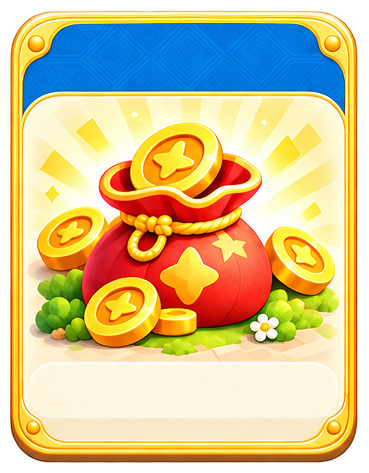
#> input picture design/screens/assets-event-faces-v1/raw/frame-reference.png, 369 x 473 px
$ python build-v3.py
#> lines starting #> are read from the running program, lines starting #| are printed output that depends on the picture; after the words box and inside, x2 and y2 are one past the last pixel; in counts of white or black regions, pixels touching at a corner belong together
### design/screens/assets-event-faces-v1/split.py
"""Split the generated 2 x 3 atlas and preserve the reference card shell.

Run: python split.py
Requires Pillow. All inputs and outputs stay within this asset directory.
The illustration crops and template mask are explicit for raw/atlas.png.
"""
from collections import deque
from pathlib import Path
import colorsys
import json
from PIL import Image, ImageDraw, ImageFilter

ROOT = Path(__file__).resolve().parent
SIZE = (369, 473)
NAMES = ["event_build", "event_downgrade", "event_station", "event_start",
         "lucky_face", "unlucky_face"]
# Illustration-only rectangles, excluding generated gold frame and text bands.
CROPS = [(135, 107, 471, 401), (555, 107, 891, 401),
         (135, 615, 471, 911), (555, 615, 891, 911),
         (135, 1122, 471, 1418), (555, 1122, 891, 1418)]
WINDOW = (24, 97, 345, 362)


def largest_component(mask):
    """Remove isolated alpha debris without using image colors as background."""
    w, h = mask.size
    p = mask.load()
    visited = bytearray(w * h)
    best = []
    for y in range(h):
        for x in range(w):
            i = y * w + x
            if visited[i] or not p[x, y]:
                continue
            visited[i] = 1
            queue = deque([(x, y)])
            component = []
            while queue:
                xx, yy = queue.popleft()
                component.append((xx, yy))
                for nx, ny in ((xx-1, yy), (xx+1, yy), (xx, yy-1), (xx, yy+1)):
                    if 0 <= nx < w and 0 <= ny < h:
                        ni = ny * w + nx
                        if not visited[ni] and p[nx, ny]:
                            visited[ni] = 1
                            queue.append((nx, ny))
            if len(component) > len(best):
                best = component
    result = Image.new("L", mask.size)
    rp = result.load()
    for xy in best:
        rp[xy] = 255
    return result


def shell_alpha(template):
    original = template.getchannel("A")
    solid = largest_component(original.point(lambda a: 255 if a >= 128 else 0))
    # One-pixel antialias fringe allowed only next to the connected card.
    allowed = solid.filter(ImageFilter.MaxFilter(3))
    ap, sp = original.load(), allowed.load()
    result = Image.new("L", SIZE)
    rp = result.load()
    for y in range(SIZE[1]):
        for x in range(SIZE[0]):
            if sp[x, y] and ap[x, y] >= 8:
                rp[x, y] = 255 if ap[x, y] >= 248 else ap[x, y]
    return result


def art_mask():
    # Reference window top is rounded; keep its fine gold outline intact.
    scale = 4
    mask = Image.new("L", (SIZE[0]*scale, SIZE[1]*scale))
    draw = ImageDraw.Draw(mask)
    draw.rounded_rectangle((24*scale, 97*scale, 345*scale, 442*scale),
                           radius=40*scale, fill=255)
    draw.rectangle((0, 362*scale, SIZE[0]*scale, SIZE[1]*scale), fill=0)
    result = mask.resize(SIZE, Image.Resampling.LANCZOS)
    # Clip resampling ringing to the illustration's declared bounds.
    rp = result.load()
    for y in range(SIZE[1]):
        for x in range(SIZE[0]):
            if x < 24 or x >= 345 or y < 97 or y >= 362:
                rp[x, y] = 0
    return result


# [71 lines left out: functions tint_header, main, not called in this run]


# [2 lines that do not run on import are left out]

### design/screens/assets-event-faces-v1/build-v3.py
"""Assemble fresh high-resolution v3 art into the unchanged v2 shell.

Generation uses built-in image_gen; Pillow only crops/downsamples/composites
the selected high-resolution results and verifies the preserved pixels.
Run: python build-v3.py
"""
from pathlib import Path
import json
import hashlib
from PIL import Image, ImageDraw, ImageFont, ImageChops
from split import NAMES, SIZE, WINDOW, art_mask, shell_alpha, tint_header

ROOT = Path(__file__).resolve().parent
SCREENS = ROOT.parent
RAW = ROOT / 'raw'


def digest(path):
    return hashlib.sha256(path.read_bytes()).hexdigest()


def subject_bounds(image, skip_reference_rim=False):
    # Saturated foreground objects differ from pale cream rays. Exclude
    # cream house walls and dark cloud here; colorful bounding accessories,
    # roof, grass and drops still span the complete group's visible extent.
    points = []
    for y in range(image.height):
        for x in range(image.width):
            if skip_reference_rim and (y < 40 or x < 4 or x >= image.width-4):
                continue
            r, g, b = image.getpixel((x, y))[:3]
            if (g > r * 1.10 and g > b * 1.16 and g-r > 18) or \
               (r > g * 1.35 and r > b * 1.35 and r-g > 35) or \
               (b > r * 1.2 and b-r > 25) or \
               (r > 190 and 80 < g < 195 and b < 100):
                points.append((x, y))
    return [min(x for x, _ in points), min(y for _, y in points),
            max(x for x, _ in points)+1, max(y for _, y in points)+1]


def main():
    reference = Image.open(RAW/'frame-reference.png').convert('RGBA')
#> reference is the input picture: PIL image 369x473 RGBA; mean R, G, B, A 192, 172.5, 120.3, 224.8
    alpha = shell_alpha(reference)
#> in shell_alpha, `original = template.getchannel("A")`:
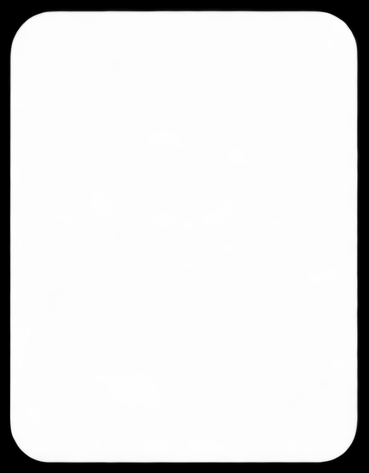
#> original: PIL image 369x473 L; min 0, max 254, mean 224.8
#> in largest_component, `result = Image.new("L", mask.size)`: result: PIL image 369x473 L; every value is 0
#> in shell_alpha, `solid = largest_component(original.point(lambda a: 255 if a >= 128 els..`:
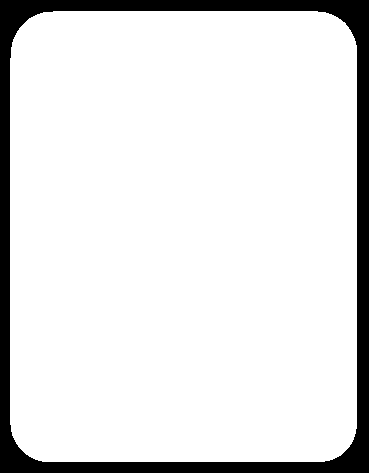
#> solid: PIL image 369x473 L; 88.8% white; 1 black region, box (x1, y1, x2, y2) and area: (0, 0, 369, 473) 19507
#> in shell_alpha, `allowed = solid.filter(ImageFilter.MaxFilter(3))`:
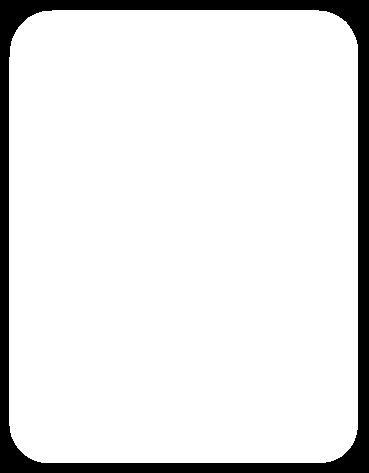
#> allowed: PIL image 369x473 L; 89.7% white; 1 black region, box (x1, y1, x2, y2) and area: (0, 0, 369, 473) 17907
    mask = art_mask()
#> in art_mask, `mask = Image.new("L", (SIZE[0]*scale, SIZE[1]*scale))`: mask: PIL image 1476x1892 L; every value is 0
#> in art_mask, `result = mask.resize(SIZE, Image.Resampling.LANCZOS)`:
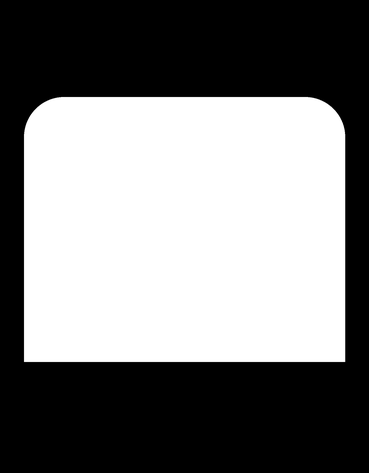
#> result: PIL image 369x473 L; min 0, max 255, mean 123.4
#> mask: PIL image 369x473 L
    unchanged_mask = mask.point(lambda v: 255 if v == 0 else 0)
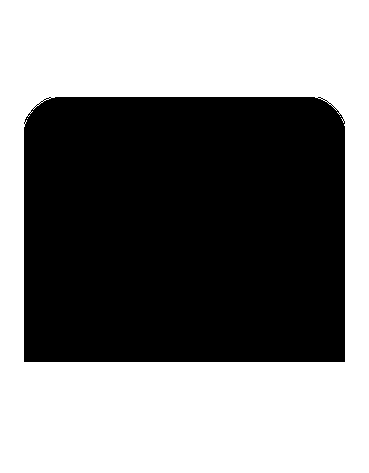
#> unchanged_mask: PIL image 369x473 L; 51.6% white; 1 black region, box (x1, y1, x2, y2) and area: (24, 97, 345, 362) 84523
    reports = []
    for name in NAMES:
#> (the run stopped early here; a loop or call above may not have finished)
